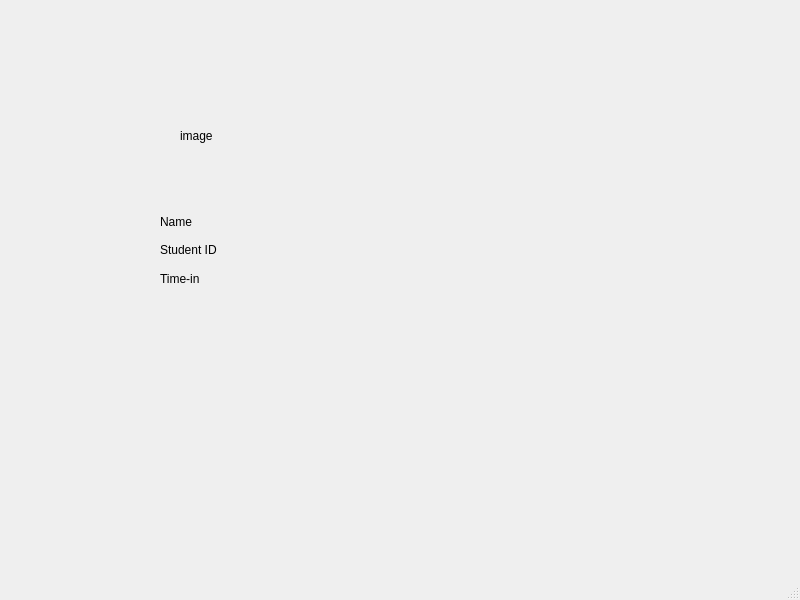
<?xml version="1.0" encoding="UTF-8"?>
<ui version="4.0">
 <class>MainWindow</class>
 <widget class="QMainWindow" name="MainWindow">
  <property name="geometry">
   <rect>
    <x>0</x>
    <y>0</y>
    <width>800</width>
    <height>600</height>
   </rect>
  </property>
  <property name="windowTitle">
   <string>MainWindow</string>
  </property>
  <widget class="QWidget" name="centralwidget">
   <widget class="QWidget" name="gridLayoutWidget_2">
    <property name="geometry">
     <rect>
      <x>160</x>
      <y>210</y>
      <width>160</width>
      <height>80</height>
     </rect>
    </property>
    <layout class="QGridLayout" name="information">
     <item row="0" column="0">
      <layout class="QHBoxLayout" name="horizontalLayout">
       <item>
        <widget class="QLabel" name="name">
         <property name="text">
          <string>Name</string>
         </property>
        </widget>
       </item>
       <item>
        <widget class="QLabel" name="nameLabel">
         <property name="text">
          <string/>
         </property>
        </widget>
       </item>
      </layout>
     </item>
     <item row="1" column="0">
      <layout class="QHBoxLayout" name="horizontalLayout_4">
       <item>
        <widget class="QLabel" name="id">
         <property name="text">
          <string>Student ID</string>
         </property>
        </widget>
       </item>
       <item>
        <widget class="QLabel" name="idLabel">
         <property name="text">
          <string/>
         </property>
        </widget>
       </item>
      </layout>
     </item>
     <item row="2" column="0">
      <layout class="QHBoxLayout" name="horizontalLayout_2">
       <item>
        <widget class="QLabel" name="timeIn">
         <property name="text">
          <string>Time-in</string>
         </property>
        </widget>
       </item>
       <item>
        <widget class="QLabel" name="timeInLabel">
         <property name="text">
          <string/>
         </property>
        </widget>
       </item>
      </layout>
     </item>
    </layout>
   </widget>
   <widget class="QLabel" name="imageLabel">
    <property name="geometry">
     <rect>
      <x>180</x>
      <y>70</y>
      <width>121</width>
      <height>131</height>
     </rect>
    </property>
    <property name="text">
     <string>image</string>
    </property>
   </widget>
  </widget>
  <widget class="QMenuBar" name="menubar">
   <property name="geometry">
    <rect>
     <x>0</x>
     <y>0</y>
     <width>800</width>
     <height>18</height>
    </rect>
   </property>
  </widget>
  <widget class="QStatusBar" name="statusbar"/>
 </widget>
 <resources/>
 <connections/>
</ui>
